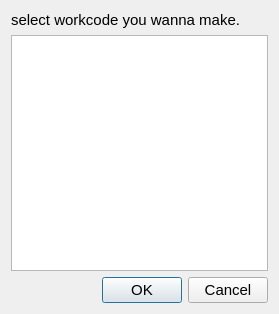
<?xml version="1.0" encoding="UTF-8"?>
<ui version="4.0">
 <class>Dialog</class>
 <widget class="QDialog" name="Dialog">
  <property name="geometry">
   <rect>
    <x>0</x>
    <y>0</y>
    <width>279</width>
    <height>314</height>
   </rect>
  </property>
  <property name="font">
   <font>
    <pointsize>11</pointsize>
   </font>
  </property>
  <property name="windowTitle">
   <string>Dialog</string>
  </property>
  <layout class="QGridLayout" name="gridLayout">
   <item row="0" column="0">
    <widget class="QLabel" name="label">
     <property name="text">
      <string>select workcode you wanna make.</string>
     </property>
    </widget>
   </item>
   <item row="1" column="0">
    <widget class="QListWidget" name="Workcode_listWidget"/>
   </item>
   <item row="2" column="0">
    <widget class="QDialogButtonBox" name="buttonBox">
     <property name="orientation">
      <enum>Qt::Horizontal</enum>
     </property>
     <property name="standardButtons">
      <set>QDialogButtonBox::Cancel|QDialogButtonBox::Ok</set>
     </property>
    </widget>
   </item>
  </layout>
 </widget>
 <resources/>
 <connections>
  <connection>
   <sender>buttonBox</sender>
   <signal>accepted()</signal>
   <receiver>Dialog</receiver>
   <slot>accept()</slot>
   <hints>
    <hint type="sourcelabel">
     <x>248</x>
     <y>254</y>
    </hint>
    <hint type="destinationlabel">
     <x>157</x>
     <y>274</y>
    </hint>
   </hints>
  </connection>
  <connection>
   <sender>buttonBox</sender>
   <signal>rejected()</signal>
   <receiver>Dialog</receiver>
   <slot>reject()</slot>
   <hints>
    <hint type="sourcelabel">
     <x>316</x>
     <y>260</y>
    </hint>
    <hint type="destinationlabel">
     <x>286</x>
     <y>274</y>
    </hint>
   </hints>
  </connection>
 </connections>
</ui>
